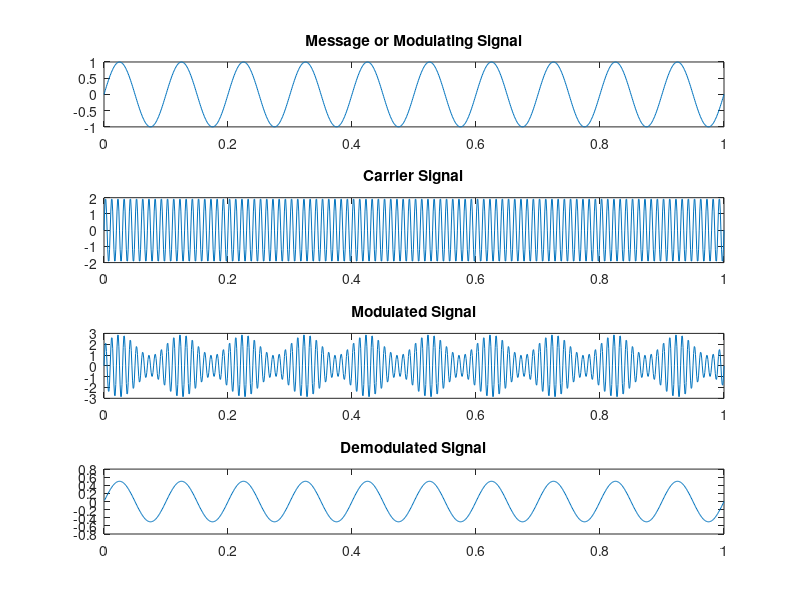

Recreate this plot in MATLAB.
clc; #... Clear command line
clear all; #... Clear variables
close all; #... Clear figures

#... Message Signal
am = 1; #... Amplitude of Message Signal
fm = 10; #... Frequency(Hz) of Message Signal
t = 0:0.001:1; #... Time
msg_signal = am*sin(2*pi*fm*t);
subplot(4,1,1);
plot(t, msg_signal);
title('Message or Modulating Signal');

#... Carrier Signal
ac = 2; #... Amplitude of Carrier Signal
fc = 100; #... Frequency(Hz) of Carrier Signal
carrier_signal = ac*sin(2*pi*fc*t);
subplot(4,1,2);
plot(t, carrier_signal);
title('Carrier Signal');

#... Modulation
k = am/ac; #... Amplitude sensitivity
modulated_signal = (1+k*msg_signal).*carrier_signal;
subplot(4,1,3);
plot(t, modulated_signal);
title('Modulated Signal');

#... From YouTube: demodulated_signal = (1/pi)*(ac*msg_signal);

#... Demodulation by my formula
demodulated_signal = (modulated_signal./carrier_signal)-1;
subplot(4,1,4);
plot(t, demodulated_signal);
title('Demodulated Signal');
